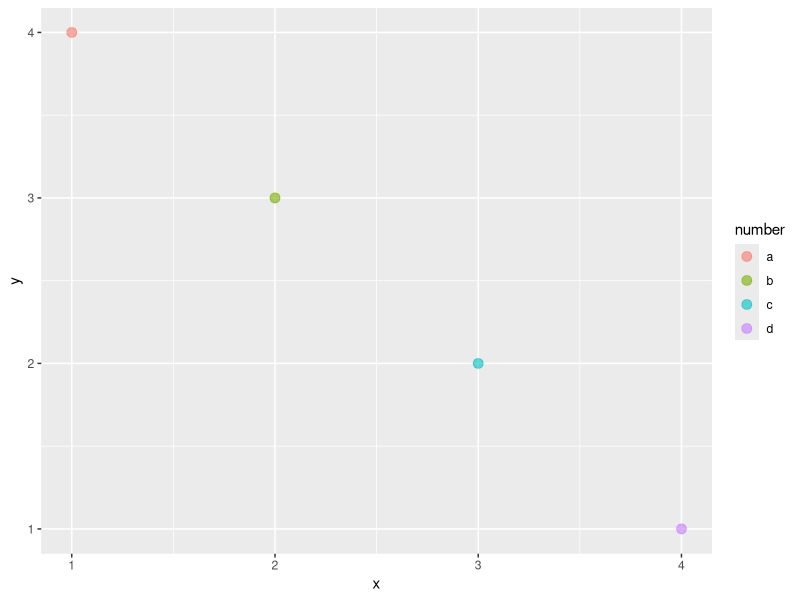

Recreate this plot in R.
## ---- chunk 1
require(tidyverse)
## ---- chunk 2
scatter.df <- data.frame(
  
  x = c(1, 2, 3, 4),
  
  y = c(4, 3, 2, 1),
          
  number = c("a", "b", "c", "d")
          
)

scatter.df

scatter.gg <- ggplot(data = scatter.df, aes(x = x, y = y)) +
  geom_point(aes(color = number), size = 3, alpha = 0.6)
scatter.gg
